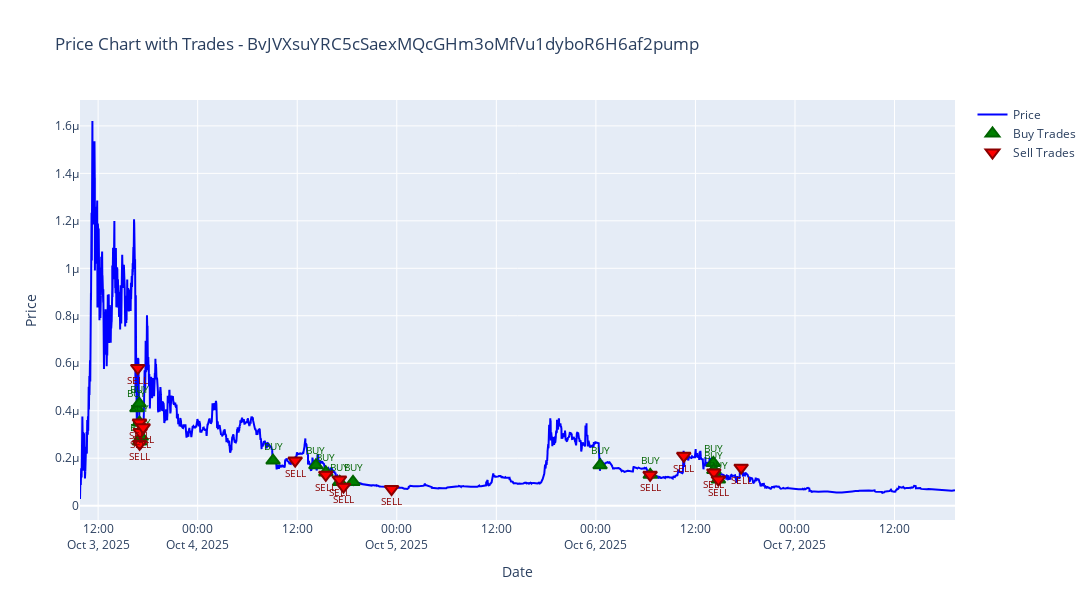

This figure's notebook cell:
### Code cell
# Plot price line chart with trade arrows
import plotly.graph_objects as go
from plotly.subplots import make_subplots
import plotly.express as px

# Filter data for the specific token
token_address = 'BvJVXsuYRC5cSaexMQcGHm3oMfVu1dyboR6H6af2pump'
price_data = df[df['Token Address'] == token_address].copy()
trades_data = trades_df[trades_df['token_address'] == token_address].copy()

# Convert timestamps to datetime for both datasets
price_data['Date'] = pd.to_datetime(price_data['Date'])
trades_data['timestamp'] = pd.to_datetime(trades_data['timestamp'])

# Create the main figure
fig = go.Figure()

# Add price line
fig.add_trace(go.Scatter(
    x=price_data['Date'],
    y=price_data['Token Price'],
    mode='lines',
    name='Price',
    line=dict(color='blue', width=2)
))

# Separate buy and sell trades
buy_trades = trades_data[trades_data['trade_type'] == 'BUY']
sell_trades = trades_data[trades_data['trade_type'] == 'SELL']

# Add buy trade arrows (green, pointing up)
if not buy_trades.empty:
    fig.add_trace(go.Scatter(
        x=buy_trades['timestamp'],
        y=buy_trades['price'],
        mode='markers+text',
        name='Buy Trades',
        marker=dict(
            symbol='triangle-up',
            size=12,
            color='green',
            line=dict(width=2, color='darkgreen')
        ),
        text='BUY',
        textposition='top center',
        textfont=dict(color='darkgreen', size=10)
    ))

# Add sell trade arrows (red, pointing down)
if not sell_trades.empty:
    fig.add_trace(go.Scatter(
        x=sell_trades['timestamp'],
        y=sell_trades['price'],
        mode='markers+text',
        name='Sell Trades',
        marker=dict(
            symbol='triangle-down',
            size=12,
            color='red',
            line=dict(width=2, color='darkred')
        ),
        text='SELL',
        textposition='bottom center',
        textfont=dict(color='darkred', size=10)
    ))

# Update layout
fig.update_layout(
    title=f'Price Chart with Trades - {token_address}',
    xaxis_title='Date',
    yaxis_title='Price',
    hovermode='x unified',
    showlegend=True,
    width=1200,
    height=600
)

# Add hover information
fig.update_traces(
    hovertemplate='<b>%{fullData.name}</b><br>' +
                  'Date: %{x}<br>' +
                  'Price: %{y}<br>' +
                  '<extra></extra>'
)

fig.show()

### Figure 1 — Plotly figure (JSON) as saved in the notebook; plotly's stock layout.template omitted (floating-point values rounded to 4 significant figures; data arrays with more than 128 entries replaced by an {"elided": "..."} marker saying what was removed)
{"data": [{"hovertemplate": "<b>%{fullData.name}</b><br>Date: %{x}<br>Price: %{y}<br><extra></extra>", "line": {"color": "blue", "width": 2}, "mode": "lines", "name": "Price", "type": "scatter", "x": {"elided": "24393 str values"}, "y": {"elided": "24393 float values"}}, {"hovertemplate": "<b>%{fullData.name}</b><br>Date: %{x}<br>Price: %{y}<br><extra></extra>", "marker": {"color": "green", "line": {"color": "darkgreen", "width": 2}, "size": 12, "symbol": "triangle-up"}, "mode": "markers+text", "name": "Buy Trades", "text": "BUY", "textfont": {"color": "darkgreen", "size": 10}, "textposition": "top center", "type": "scatter", "x": ["2025-10-03T16:40:19.000000000", "2025-10-03T16:57:27.000000000", "2025-10-03T16:59:06.000000000", "2025-10-03T17:00:01.000000000", "2025-10-03T17:11:36.000000000", "2025-10-04T09:05:08.000000000", "2025-10-04T14:14:47.000000000", "2025-10-04T15:26:45.000000000", "2025-10-04T17:07:30.000000000", "2025-10-04T18:43:20.000000000", "2025-10-06T00:30:18.000000000", "2025-10-06T06:33:11.000000000", "2025-10-06T14:09:43.000000000", "2025-10-06T14:13:13.000000000", "2025-10-06T14:46:13.000000000"], "y": [4.1e-07, 4.3e-07, 3.5e-07, 2.7e-07, 2.9e-07, 1.9e-07, 1.7e-07, 1.4e-07, 1e-07, 1e-07, 1.7e-07, 1.3e-07, 1.8e-07, 1.5e-07, 1.1e-07]}, {"hovertemplate": "<b>%{fullData.name}</b><br>Date: %{x}<br>Price: %{y}<br><extra></extra>", "marker": {"color": "red", "line": {"color": "darkred", "width": 2}, "size": 12, "symbol": "triangle-down"}, "mode": "markers+text", "name": "Sell Trades", "text": "SELL", "textfont": {"color": "darkred", "size": 10}, "textposition": "bottom center", "type": "scatter", "x": ["2025-10-03T16:46:35.000000000", "2025-10-03T16:58:59.000000000", "2025-10-03T16:59:57.000000000", "2025-10-03T17:03:42.000000000", "2025-10-03T17:25:41.000000000", "2025-10-04T11:45:07.000000000", "2025-10-04T15:26:36.000000000", "2025-10-04T17:05:22.000000000", "2025-10-04T17:34:38.000000000", "2025-10-04T23:22:12.000000000", "2025-10-06T06:32:11.000000000", "2025-10-06T10:35:27.000000000", "2025-10-06T14:13:00.000000000", "2025-10-06T14:45:42.000000000", "2025-10-06T17:30:36.000000000"], "y": [5.8e-07, 3.5e-07, 2.6e-07, 3.1e-07, 3.3e-07, 1.9e-07, 1.3e-07, 1.1e-07, 8e-08, 7e-08, 1.3e-07, 2.1e-07, 1.4e-07, 1.1e-07, 1.6e-07]}], "layout": {"height": 600, "hovermode": "x unified", "showlegend": true, "title": {"text": "Price Chart with Trades - BvJVXsuYRC5cSaexMQcGHm3oMfVu1dyboR6H6af2pump"}, "width": 1200, "xaxis": {"title": {"text": "Date"}}, "yaxis": {"title": {"text": "Price"}}}}
